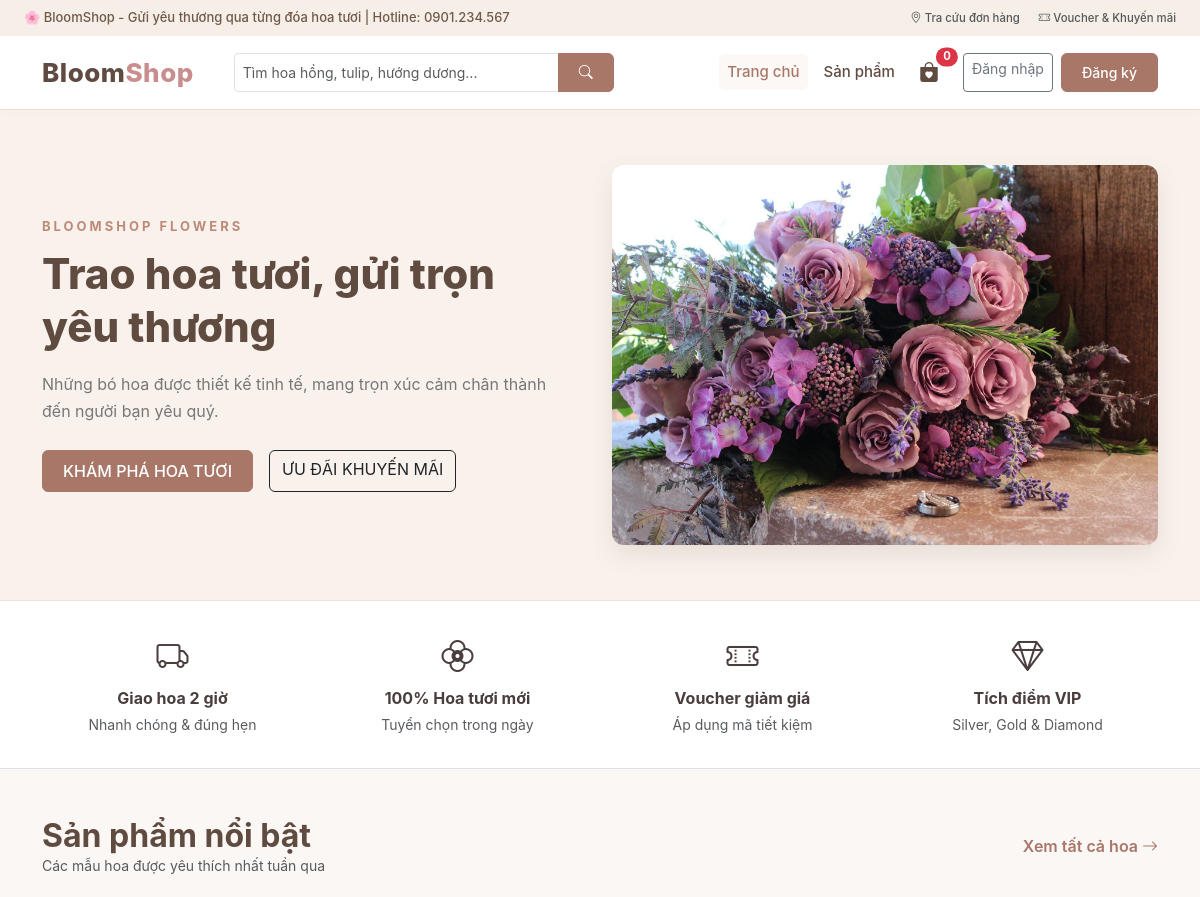
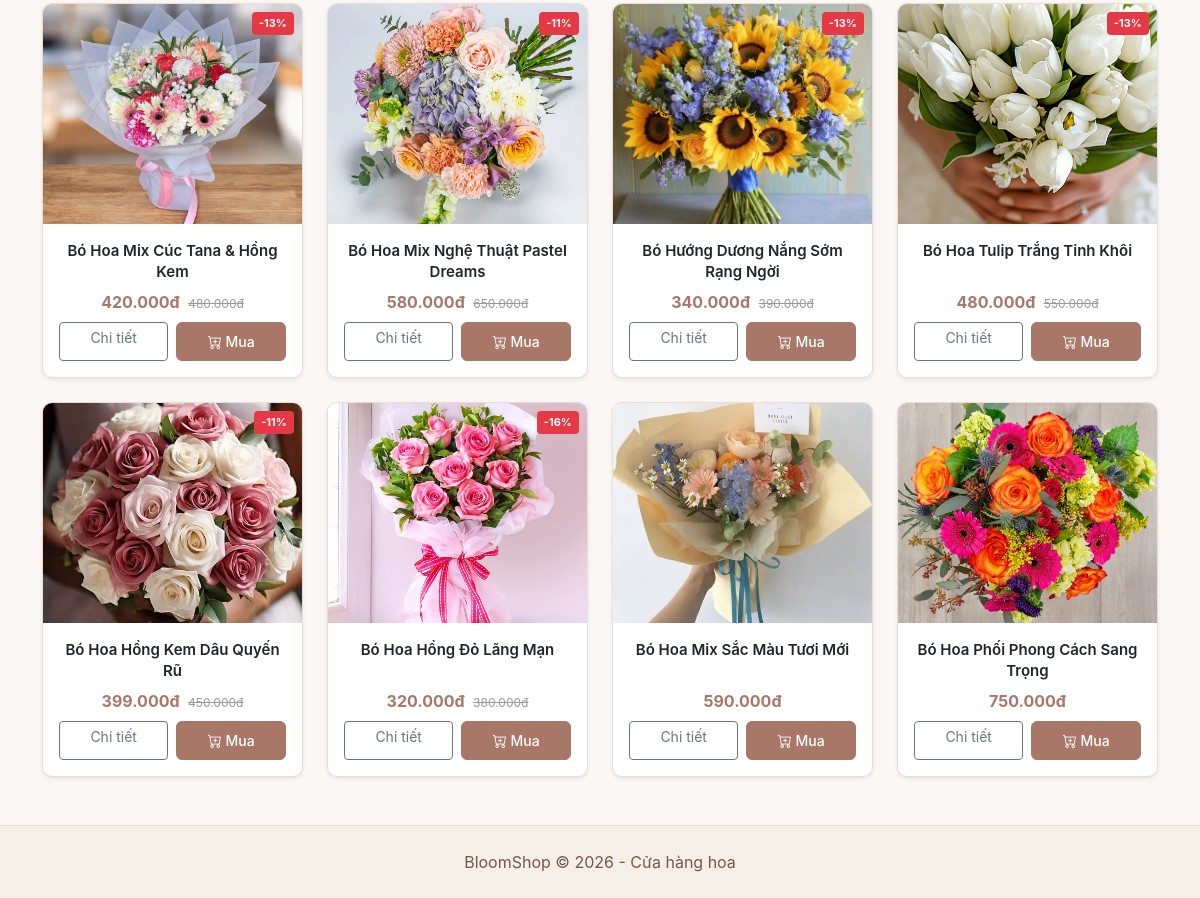
Screenshot of /controller/index.php with the database file from the repository (2 pictures, top to bottom).
### tables this page shows
CREATE TABLE IF NOT EXISTS `sanpham` (
  `id` INT AUTO_INCREMENT PRIMARY KEY,
  `name` VARCHAR(255) NOT NULL,
  `price` DECIMAL(12,2) NOT NULL,
  `sale_price` DECIMAL(12,2) DEFAULT NULL COMMENT 'Giá khuyến mãi',
  `is_sale` TINYINT(1) DEFAULT 0 COMMENT '1: Đang khuyến mãi, 0: Không',
  `image` VARCHAR(255) NOT NULL,
  `description` TEXT DEFAULT NULL,
  `id_dm` INT NOT NULL,
  `created_at` DATETIME DEFAULT CURRENT_TIMESTAMP,
  FOREIGN KEY (`id_dm`) REFERENCES `danhmuc`(`id`) ON DELETE CASCADE
);

### controller/c_sanpham.php (called while the page is built, shortened)
<?php
$sanpham = $data->readitem("SELECT * FROM sanpham ORDER BY is_sale DESC, id DESC LIMIT 8");
hien_thi_view('trangchu.php', [
    'sanpham' => $sanpham
]);

### model/xl_database.php (called while the page is built, shortened)
<?php
class xl_data extends database
{
    public function readitem($sql, $params = [])
    {
        $conn = $this->connection_database();
        $stmt = $conn->prepare($sql);
        $stmt->execute($params);
        return $stmt->fetchAll(PDO::FETCH_ASSOC);
    }
}

### view/_product_cards.php (the view, shortened to what this page needs)
<div class="row g-2 g-md-3 g-lg-4">
    <?php if (!empty($sanpham)) { ?>
        <?php foreach ($sanpham as $sp) {
            $has_sale = (!empty($sp['is_sale']) && !empty($sp['sale_price']) && $sp['sale_price'] < $sp['price']);
            $current_price = $has_sale ? $sp['sale_price'] : $sp['price'];
            $discount_pct = $has_sale ? round((($sp['price'] - $sp['sale_price']) / $sp['price']) * 100) : 0;
        ?>
            <div class="col-6 col-md-4 col-lg-3">
                <div class="card h-100 product-card position-relative border-0 shadow-sm">
                    <?php if ($has_sale) { ?>
                        <span class="badge-sale">-<?= $discount_pct ?>%</span>
                    <?php } ?>
                    <a href="index.php?act=chitiettsp&id=<?= $sp['id'] ?>" class="text-decoration-none d-block overflow-hidden">
                        <img class="card-img-top product-image" src="/bloomshop/view/image/sanpham/<?= htmlspecialchars($sp['image']) ?>" alt="<?= htmlspecialchars($sp['name']) ?>" onerror="this.src='/bloomshop/view/image/banner.jpg'">
                    </a>
                    <div class="card-body d-flex flex-column text-center p-2 p-md-3">
                        <h6 class="card-title mb-1 mb-md-2">
                            <a href="index.php?act=chitiettsp&id=<?= $sp['id'] ?>" class="text-dark text-decoration-none fw-semibold product-title-link">
                                <?= htmlspecialchars($sp['name']) ?>
                            </a>
                        </h6>
                        <div class="mt-auto">
                            <div class="mb-2">
                                <span class="price-text"><?= number_format($current_price, 0, ',', '.') ?>đ</span>
                                <?php if ($has_sale) { ?>
                                    <span class="old-price ms-1 d-none d-sm-inline"><?= number_format($sp['price'], 0, ',', '.') ?>đ</span>
                                <?php } ?>
                            </div>
                            <div class="d-flex gap-1 gap-md-2 justify-content-center">
                                <a href="index.php?act=chitiettsp&id=<?= $sp['id'] ?>" class="btn btn-outline-secondary btn-sm flex-fill px-1 px-md-2 text-nowrap">
                                    Chi tiết
                                </a>
                                <form method="POST" action="index.php?act=themgiohang" class="m-0 flex-fill">
                                    <button type="submit" name="themgiohang" class="btn btn-bloom btn-sm w-100 px-1 px-md-2 text-nowrap" title="Thêm vào giỏ hàng">
                                        <i class="bi bi-cart-plus"></i> <span class="d-none d-sm-inline">Mua</span>
                                    </button>
                                </form>
                            </div>
                        </div>
                    </div>
                </div>
            </div>
        <?php } ?>
    <?php } ?>
</div>

### view/css/style.css (style rules this page uses)
:root { --bloom-primary: #a87768; --bloom-hover: #81594e; --bloom-dark: #604b41; --bloom-light: #faf7f5; --bloom-cream: #f5efe8; --bloom-accent: #c98d8d; --bloom-border: #ebdcd5; }
html { scroll-behavior: smooth; }
body { margin: 0; font-family: -apple-system, BlinkMacSystemFont, "Segoe UI", Roboto, "Helvetica Neue", Arial, sans-serif; background-color: var(--bloom-light); color: #4a3e3d; text-rendering: optimizeLegibility; -webkit-font-smoothing: antialiased; }
a { color: var(--bloom-primary); text-decoration: none; transition: color 0.2s ease; }
.hero-button, .btn-bloom { background-color: var(--bloom-primary); border-color: var(--bloom-primary); color: #ffffff; padding: 8px 20px; border-radius: 6px; font-weight: 500; transition: all 0.2s ease; }
.product-card { transition: all 0.25s ease-in-out; border: 1px solid var(--bloom-border) !important; border-radius: 10px; overflow: hidden; background: #ffffff; }
.product-image { width: 100%; height: 220px; object-fit: cover; transition: transform 0.3s ease; }
.product-title-link { display: -webkit-box; -webkit-line-clamp: 2; -webkit-box-orient: vertical; overflow: hidden; min-height: 42px; font-size: 15px; line-height: 1.4; }
.price-text { color: var(--bloom-primary); font-size: 16px; font-weight: 700; }
.old-price { font-size: 12px; color: #999; text-decoration: line-through; }
.badge-sale { position: absolute; top: 8px; right: 8px; background: #e63946; color: #fff; padding: 3px 7px; font-size: 11px; font-weight: bold; border-radius: 4px; z-index: 2; }

### rows the page displays
sanpham: discount_pct "13", image (picture), name "Bó Hoa Mix Cúc Tana & Hồng Kem", current_price "420.000", price "480.000"
sanpham: discount_pct "11", image (picture), name "Bó Hoa Mix Nghệ Thuật Pastel Dreams", current_price "580.000", price "650.000"
sanpham: discount_pct "13", image (picture), name "Bó Hướng Dương Nắng Sớm Rạng Ngời", current_price "340.000", price "390.000"
sanpham: discount_pct "13", image (picture), name "Bó Hoa Tulip Trắng Tinh Khôi", current_price "480.000", price "550.000"
sanpham: discount_pct "11", image (picture), name "Bó Hoa Hồng Kem Dâu Quyến Rũ", current_price "399.000", price "450.000"
sanpham: discount_pct "16", image (picture), name "Bó Hoa Hồng Đỏ Lãng Mạn", current_price "320.000", price "380.000"
sanpham: image (picture), name "Bó Hoa Mix Sắc Màu Tươi Mới", current_price "590.000"
sanpham: image (picture), name "Bó Hoa Phối Phong Cách Sang Trọng", current_price "750.000"

### other values shown
$cart_count "0"
